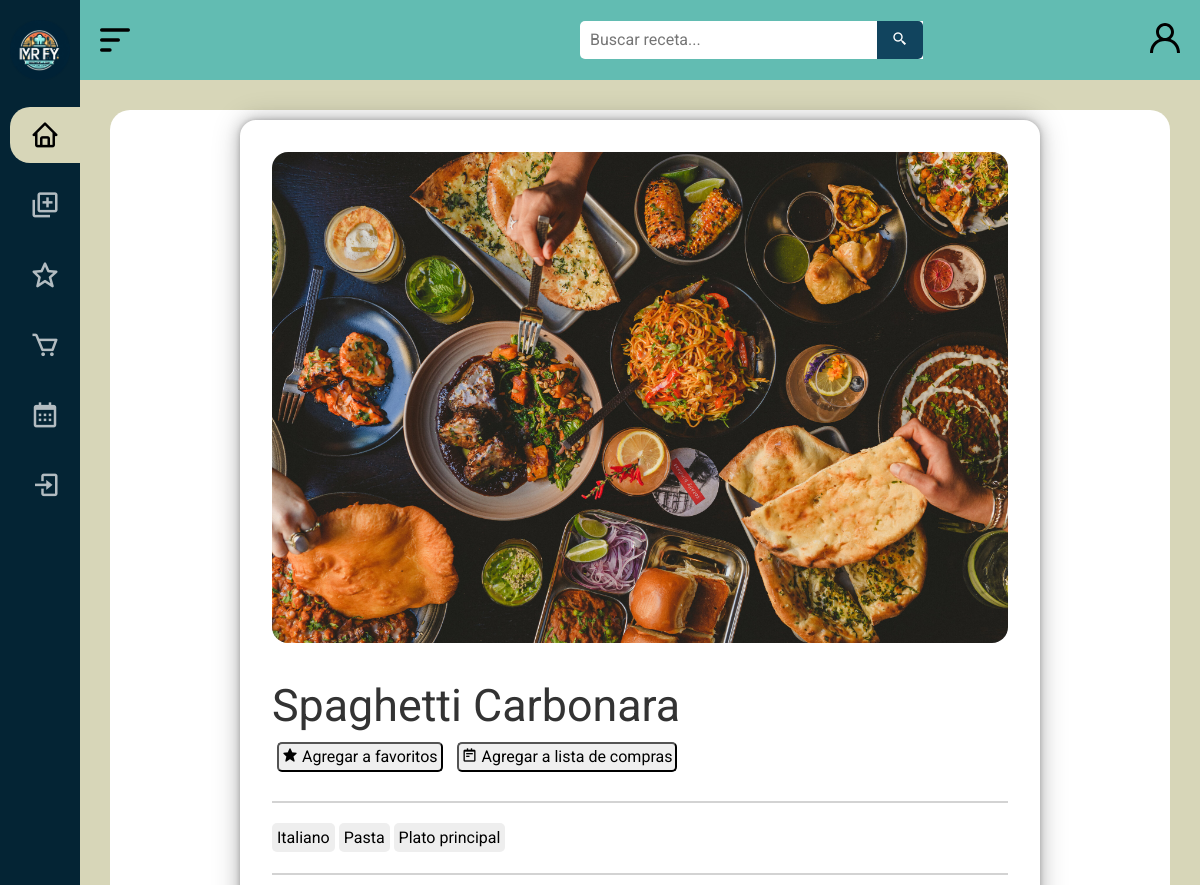
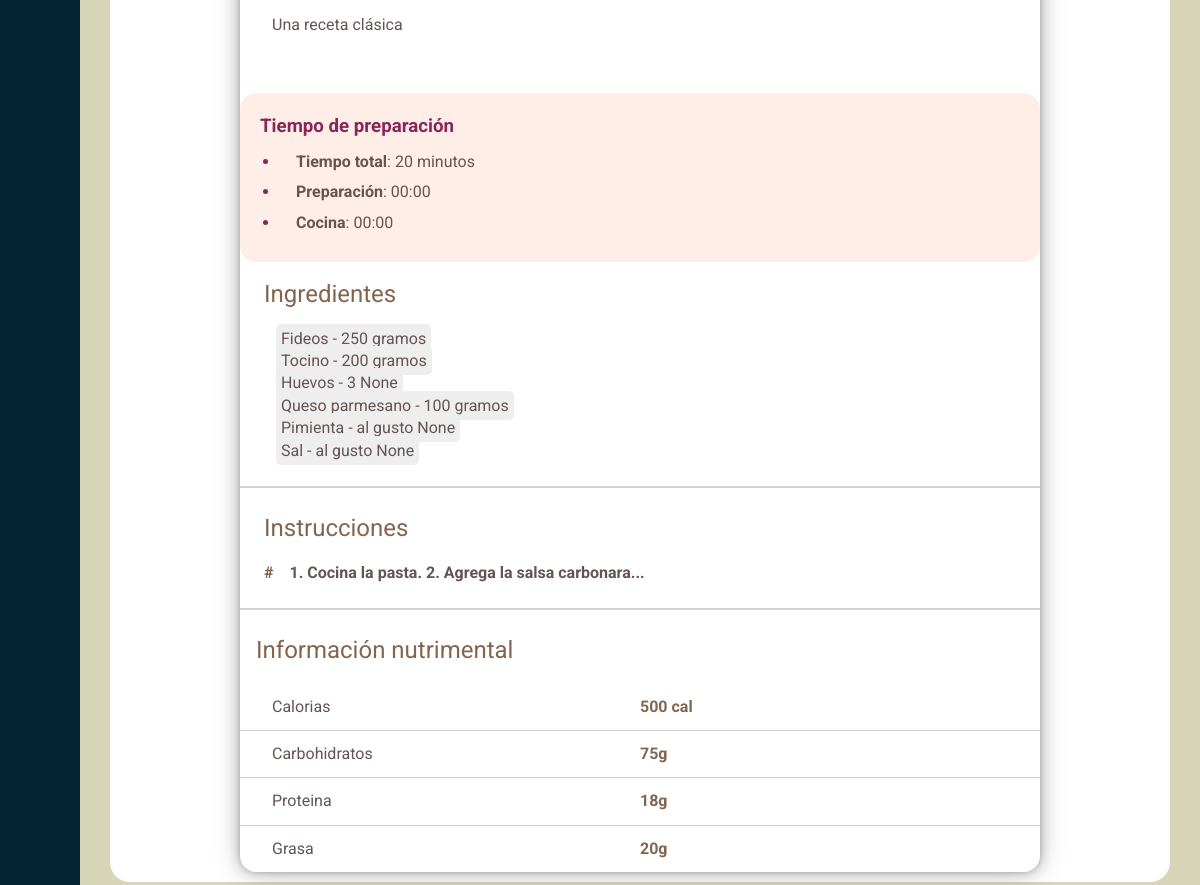
Page /recipe/1/ on the committed database (2 pictures, top to bottom).
### MRFY/models.py (models this page shows, shortened)
class Recipe(models.Model):
    IDReceta = models.AutoField(primary_key=True, unique=True)  # Clave primaria que coincide con la base de datos
    Nombre = models.CharField(max_length=100, null=False)
    Calorias = models.CharField(max_length=50, null=True)
    CarbHidratos = models.CharField(max_length=50, null=True)
    Proteinas = models.CharField(max_length=50, null=True)
    Grasas = models.CharField(max_length=50, null=True)
    Instrucciones = models.TextField(null=True)
    Comentarios = models.TextField(null=True)
    Valoración = models.DecimalField(max_digits=3, decimal_places=1, null=True)
    TiempoPreparación = models.CharField(max_length=50, null=True)
    Imagen = models.TextField(default='images/wallpaper4.jpg')
    Etiquetas = models.ManyToManyField('Tag', through='RecipeTag')
    Ingredientes = models.ManyToManyField('Ingredient', through='RecipeIngredient')

class RecipeTag(models.Model):
    IDReceta = models.ForeignKey(Recipe, on_delete=models.CASCADE)
    IDTag = models.ForeignKey(Tag, on_delete=models.CASCADE)

class Tag(models.Model):
    IDTag = models.AutoField(primary_key=True, unique=True)  # Clave primaria que coincide con la base de datos
    Nombre = models.CharField(max_length=100, null=False)

class RecipeIngredient(models.Model):
    IDReceta = models.ForeignKey(Recipe, on_delete=models.CASCADE)
    IDIngrediente = models.ForeignKey(Ingredient, on_delete=models.CASCADE)
    Cantidad = models.CharField(max_length=50, null=True)
    Unidad = models.CharField(max_length=50, null=True)

class Ingredient(models.Model):
    IDIngrediente = models.AutoField(primary_key=True, unique=True)  # Clave primaria que coincide con la base de datos
    Nombre = models.CharField(max_length=100, null=False)

### MRFY/views.py (the view)
# urls.py: path('recipe/<int:id_receta>/', recipe, name='recipe_detail'),
def recipe(request, id_receta):
    receta = get_object_or_404(Recipe, IDReceta=id_receta)  # Obtiene la receta por ID o devuelve 404 si no existe
    context = {
        "receta": receta,
        "tags": receta.recipetag_set.all(),  # Obtener todas las relaciones RecipeTag asociadas a la receta
        "ingredientes": receta.recipeingredient_set.all(),  # Obtener todas las relaciones RecipeIngredient asociadas a la receta
        "user": request.user
    }
    return render(request, 'vista_receta/recipe.html', context)  # Renderiza el template con la receta

### MRFY/templates/vista_receta/recipe.html (shortened to what this page needs)
{% load static %}
{% load custom_filters %}
<!DOCTYPE html>
<html lang="es">
<head>
    <link rel="stylesheet" href="{% static 'css/normalize.css' %}">
    <link rel="stylesheet" href="{% static 'css/estilos2.css' %}">
    <link href='https://unpkg.com/boxicons@2.1.4/css/boxicons.min.css' rel='stylesheet'>
</head>
<body id="body">
    <header id="header" class="header_standard">
        <div class="icon__menu">
            <img src="{% static 'images/menu-alt-1-svgrepo-com.svg' %}" alt="icono" class="svg__icon" id="btn_open">
        </div>
        <div class="search__box">
            <form action="{% url 'search' %}" method="GET">
                <input type="text" name="q" class="search__input" placeholder="Buscar receta...">
                <button class="search__button" type="submit">
                    <i class="bx bx-search-alt-2"></i>
                </button>
            </form>
        </div>
        <div class="icon__login">
            <a href="#" class="login">
                <img src="{% static 'images/profile-1335-svgrepo-com.svg' %}" alt="" class="svg__icon" title="Iniciar sesion">
            </a>
        </div>
    </header>
    <div class="menu__side" id="menu_side">
        <div class="name__page">
            <a href="/inicio">
                <img src="{% static 'images/icon.png' %}" alt="icono" class="icon">
            </a>
        </div>
        <div class="options__menu">
            <a href="/inicio" class="select">
                <div class="option">
                    <i class='bx bx-home' title="Inicio"></i>
                </div>
            </a>
            <a href="#">
                <div class="option">
                    <i class='bx bx-add-to-queue' title="Subir receta"></i>
                </div>
            </a>
            <a href="#">
                <div class="option">
                    <i class='bx bx-star' title="Favoritos"></i>
                </div>
            </a>
            <a href="#">
                <div class="option">
                    <i class='bx bx-cart' title="Lista de compras"></i>
                </div>
            </a>
            <a href="#">
                <div class="option">
                    <i class='bx bx-calendar' title="Recetario semanal"></i>
                </div>
            </a>
            {% if user.is_authenticated %}
            <a href="/logout">
                <div class="option">
                    <i class='bx bx-log-out' title="Logout"></i>
                    <h4>Cerrar sesion</h4>
                </div>
            </a>
            {% else %}
            <a href="/login">
                <div class="option">
                    <i class='bx bx-log-in' title="Login"></i>
                </div>
            </a>
            {% endif %}
        </div>
    </div>
    <main>
        <div class="main__container" id="recipe__settings">
            <div class="container__recipe">
                <div class="recipe__img">
                    <img src="{% static receta.Imagen %}" alt="">
                </div>
                <div class="recipe__information">
                    <h1>{{ receta.Nombre }}</h1>
                    <div class="interaction">
                        <button class="favorite__btn">
                            <i class='bx bxs-star' ></i> Agregar a favoritos
                        </button>
                        <button class="shopping-list__btn">
                            <i class='bx bx-notepad'></i> Agregar a lista de compras
                        </button>
                    </div>
                    <hr>
                    <div class="tags">
                        {% for tag in tags %}
                            <a href="{% url 'search' %}?q={{ tag.IDTag.Nombre }}" class="tag">{{ tag.IDTag.Nombre }}</a>
                        {% endfor %}
                    </div>
                    <hr>
                    <p class="description">
                        {{ receta.Comentarios }}
                    </p>
                </div>
                <div class="recipe__prep__time">
                    <h3>Tiempo de preparación</h3>
                    <ul>
                        <li><span>Tiempo total</span>: {{ receta.TiempoPreparación }}</li>
                        <li><span>Preparación</span>: 00:00</li>
                        <li><span>Cocina</span>: 00:00</li>
                    </ul>
                </div>
                <div class="recipe__steps">
                    <h2>Ingredientes</h2>
                    {% for ingrediente in ingredientes %}
                        <ul class="ingredients">
                                <span class="tag">{{ ingrediente.IDIngrediente.Nombre }} - {{ ingrediente.Cantidad }} {{ ingrediente.Unidad }}</span>
                        </ul>
                    {% endfor %}
                </div>
                <hr>
                <div class="recipe__steps">
                    <h2>Instrucciones</h2>
                    <div class="instructions">
                        <div class="item">
                            <div class="num">#</div>
                            <p><span>{{ receta.Instrucciones }}</span></p>
                        </div>
                    </div>
                </div>
                <hr>
                <div class="nutrition__info">
                    <h2>Información nutrimental</h2>
                    <div class="nutrition__table">
                        <div class="item">
                            <p>Calorias</p>
                            <p class="ammount">{{ receta.Calorias }}</p>
                        </div>
                        <div class="item">
                            <p>Carbohidratos</p>
                            <p class="ammount">{{ receta.CarbHidratos }}</p>
                        </div>
                        <div class="item">
                            <p>Proteina</p>
                            <p class="ammount">{{ receta.Proteinas }}</p>
                        </div>
                        <div class="item">
                            <p>Grasa</p>
                            <p class="ammount">{{ receta.Grasas }}</p>
                        </div>
                    </div>
                </div>
            </div>
        </div>
    </main>
</body>
</html>

### rows in the picture
Recipe: Imagen (picture), Nombre "Spaghetti Carbonara", Comentarios "Una receta clásica", TiempoPreparación "20 minutos", Instrucciones "1. Cocina la pasta. 2. Agrega la salsa carbonara...", Calorias "500 cal", CarbHidratos "75g", Proteinas "18g", Grasas "20g"
RecipeTag: IDTag.Nombre "Italiano"
RecipeTag: IDTag.Nombre "Pasta"
RecipeTag: IDTag.Nombre "Plato principal"
RecipeIngredient: IDIngrediente.Nombre "Fideos", Cantidad "250", Unidad "gramos"
RecipeIngredient: IDIngrediente.Nombre "Tocino", Cantidad "200", Unidad "gramos"
RecipeIngredient: IDIngrediente.Nombre "Huevos", Cantidad "3", Unidad "None"
RecipeIngredient: IDIngrediente.Nombre "Queso parmesano", Cantidad "100", Unidad "gramos"
RecipeIngredient: IDIngrediente.Nombre "Pimienta", Cantidad "al gusto", Unidad "None"
RecipeIngredient: IDIngrediente.Nombre "Sal", Cantidad "al gusto", Unidad "None"
